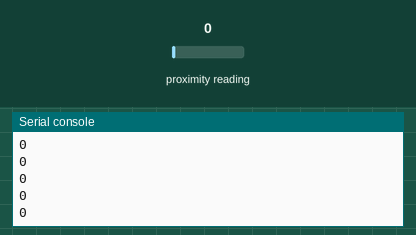
A program run on a simulated CircuitPython board. Parts: the last lines printed to the serial console. The test bench sets the inputs (shaded band); at power-on: proximity reading 0.

Above: at 1.2 s.
1.3 s: proximity reading set to 5
At 1.32 s:
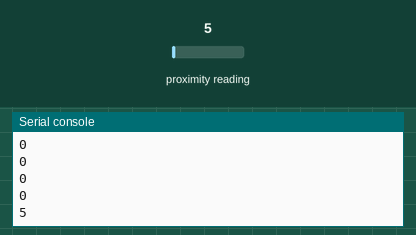
2.8 s: proximity reading set to 64
At 2.83 s:
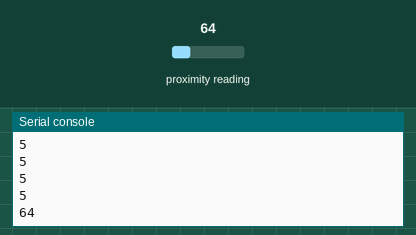
Timing chart, 0 to 5.8 s (numbered marks = the images above; inputs shaded):
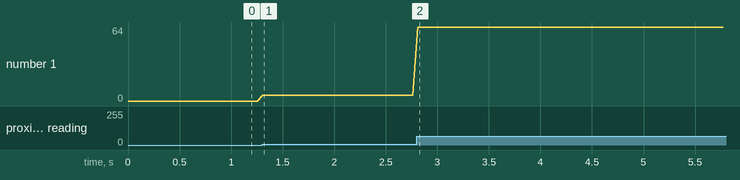

The program:

Proximity_Sensing.py
```python
## Setup Block ##
import board
import time
import adafruit_apds9960.apds9960

# create an I2C() object
i2c = board.I2C()

# cretae an object for the APDS9960
apds = adafruit_apds9960.apds9960.APDS9960(i2c)

# enable proximity input
apds.enable_proximity = True

# loop forever
while True:
    ## Input Block ##
    # poll the sensor for a proximity value
    this_prox = apds.proximity

    ## Calculation Block ##

    ## Ouput Block ##
    # print the proximity value
    print(this_prox)

    time.sleep(0.05)
```

Measured:
- after the input at 1.3 s, the serial console: prints a new line at once (image 1)
- after the input at 2.8 s, the serial console: prints a new line at once (image 2)
- plotted number 1: 0 → 5 after the input at 1.3 s, 5 → 64 after the input at 2.8 s
